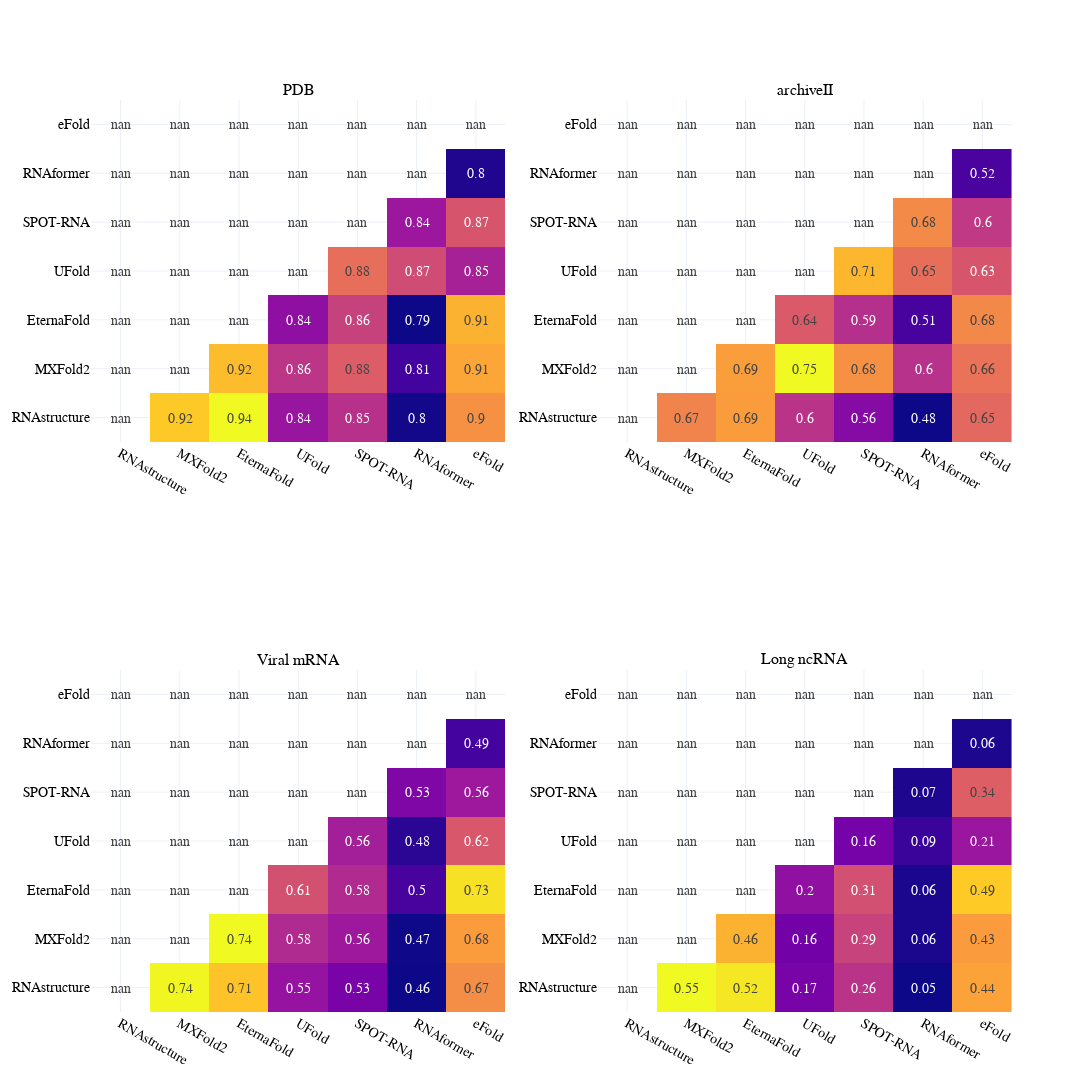

The cell this chart's notebook holds for it:
### Code cell
# Plot imshow of F1 scores between each pair of models, using plotly, separated by dataset, add the number in each cell

from plotly.subplots import make_subplots

import plotly.graph_objects as go
models = prediction_algos.model.unique()

fig = make_subplots(rows=2, cols=2, subplot_titles=full_data.dataset.unique())

for k, dataset in enumerate(full_data.dataset.unique()):
    data = full_data[full_data['dataset']==dataset]

    f1_matrix = np.zeros((len(models), len(models)))

    for i, model1 in enumerate(models):
        for j, model2 in enumerate(models):
            f1_matrix[i,j] = data[(data['model_1']==model1) & (data['model_2']==model2)]['F1'].mean()

    fig.add_trace(go.Heatmap(z=f1_matrix, x=models, y=models, 
                             text=f1_matrix.round(2).astype(str), texttemplate="%{text}",
                             showscale=False), row=(k//2)+1, col=(k%2)+1)


fig.update_layout(height=1200, width=1200, 
                  template='plotly_white', font_size=14, font_color='black', font_family='times new roman',)
fig.show()

### Figure 1 — Plotly figure (JSON) as saved in the notebook; plotly's stock layout.template omitted (floating-point values rounded to 4 significant figures)
{"data": [{"showscale": false, "text": [["nan", "0.92", "0.94", "0.84", "0.85", "0.8", "0.9"], ["nan", "nan", "0.92", "0.86", "0.88", "0.81", "0.91"], ["nan", "nan", "nan", "0.84", "0.86", "0.79", "0.91"], ["nan", "nan", "nan", "nan", "0.88", "0.87", "0.85"], ["nan", "nan", "nan", "nan", "nan", "0.84", "0.87"], ["nan", "nan", "nan", "nan", "nan", "nan", "0.8"], ["nan", "nan", "nan", "nan", "nan", "nan", "nan"]], "texttemplate": "%{text}", "type": "heatmap", "x": ["RNAstructure", "MXFold2", "EternaFold", "UFold", "SPOT-RNA", "RNAformer", "eFold"], "xaxis": "x", "y": ["RNAstructure", "MXFold2", "EternaFold", "UFold", "SPOT-RNA", "RNAformer", "eFold"], "yaxis": "y", "z": [[null, 0.9202, 0.9365, 0.8403, 0.8549, 0.7962, 0.8991], [null, null, 0.9157, 0.8571, 0.8762, 0.8098, 0.9076], [null, null, null, 0.8367, 0.863, 0.7948, 0.9118], [null, null, null, null, 0.8843, 0.8685, 0.847], [null, null, null, null, null, 0.8422, 0.8724], [null, null, null, null, null, null, 0.8], [null, null, null, null, null, null, null]]}, {"showscale": false, "text": [["nan", "0.67", "0.69", "0.6", "0.56", "0.48", "0.65"], ["nan", "nan", "0.69", "0.75", "0.68", "0.6", "0.66"], ["nan", "nan", "nan", "0.64", "0.59", "0.51", "0.68"], ["nan", "nan", "nan", "nan", "0.71", "0.65", "0.63"], ["nan", "nan", "nan", "nan", "nan", "0.68", "0.6"], ["nan", "nan", "nan", "nan", "nan", "nan", "0.52"], ["nan", "nan", "nan", "nan", "nan", "nan", "nan"]], "texttemplate": "%{text}", "type": "heatmap", "x": ["RNAstructure", "MXFold2", "EternaFold", "UFold", "SPOT-RNA", "RNAformer", "eFold"], "xaxis": "x2", "y": ["RNAstructure", "MXFold2", "EternaFold", "UFold", "SPOT-RNA", "RNAformer", "eFold"], "yaxis": "y2", "z": [[null, 0.6713, 0.6907, 0.5983, 0.5555, 0.4819, 0.6476], [null, null, 0.6913, 0.7531, 0.6817, 0.5973, 0.6564], [null, null, null, 0.6353, 0.5947, 0.5134, 0.6753], [null, null, null, null, 0.7096, 0.6539, 0.631], [null, null, null, null, null, 0.6762, 0.6044], [null, null, null, null, null, null, 0.5156], [null, null, null, null, null, null, null]]}, {"showscale": false, "text": [["nan", "0.74", "0.71", "0.55", "0.53", "0.46", "0.67"], ["nan", "nan", "0.74", "0.58", "0.56", "0.47", "0.68"], ["nan", "nan", "nan", "0.61", "0.58", "0.5", "0.73"], ["nan", "nan", "nan", "nan", "0.56", "0.48", "0.62"], ["nan", "nan", "nan", "nan", "nan", "0.53", "0.56"], ["nan", "nan", "nan", "nan", "nan", "nan", "0.49"], ["nan", "nan", "nan", "nan", "nan", "nan", "nan"]], "texttemplate": "%{text}", "type": "heatmap", "x": ["RNAstructure", "MXFold2", "EternaFold", "UFold", "SPOT-RNA", "RNAformer", "eFold"], "xaxis": "x3", "y": ["RNAstructure", "MXFold2", "EternaFold", "UFold", "SPOT-RNA", "RNAformer", "eFold"], "yaxis": "y3", "z": [[null, 0.7396, 0.7058, 0.5519, 0.5303, 0.4645, 0.6656], [null, null, 0.7417, 0.5759, 0.5577, 0.4654, 0.677], [null, null, null, 0.6124, 0.5755, 0.4964, 0.7261], [null, null, null, null, 0.5636, 0.4808, 0.6187], [null, null, null, null, null, 0.5349, 0.5582], [null, null, null, null, null, null, 0.4943], [null, null, null, null, null, null, null]]}, {"showscale": false, "text": [["nan", "0.55", "0.52", "0.17", "0.26", "0.05", "0.44"], ["nan", "nan", "0.46", "0.16", "0.29", "0.06", "0.43"], ["nan", "nan", "nan", "0.2", "0.31", "0.06", "0.49"], ["nan", "nan", "nan", "nan", "0.16", "0.09", "0.21"], ["nan", "nan", "nan", "nan", "nan", "0.07", "0.34"], ["nan", "nan", "nan", "nan", "nan", "nan", "0.06"], ["nan", "nan", "nan", "nan", "nan", "nan", "nan"]], "texttemplate": "%{text}", "type": "heatmap", "x": ["RNAstructure", "MXFold2", "EternaFold", "UFold", "SPOT-RNA", "RNAformer", "eFold"], "xaxis": "x4", "y": ["RNAstructure", "MXFold2", "EternaFold", "UFold", "SPOT-RNA", "RNAformer", "eFold"], "yaxis": "y4", "z": [[null, 0.5454, 0.5242, 0.1658, 0.263, 0.04774, 0.4381], [null, null, 0.4597, 0.1588, 0.2888, 0.06079, 0.4292], [null, null, null, 0.1967, 0.3116, 0.06113, 0.4898], [null, null, null, null, 0.163, 0.09101, 0.211], [null, null, null, null, null, 0.06562, 0.3369], [null, null, null, null, null, null, 0.06323], [null, null, null, null, null, null, null]]}], "layout": {"annotations": [{"font": {"size": 16}, "showarrow": false, "text": "PDB", "x": 0.225, "xanchor": "center", "xref": "paper", "y": 1, "yanchor": "bottom", "yref": "paper"}, {"font": {"size": 16}, "showarrow": false, "text": "archiveII", "x": 0.775, "xanchor": "center", "xref": "paper", "y": 1, "yanchor": "bottom", "yref": "paper"}, {"font": {"size": 16}, "showarrow": false, "text": "Viral mRNA", "x": 0.225, "xanchor": "center", "xref": "paper", "y": 0.375, "yanchor": "bottom", "yref": "paper"}, {"font": {"size": 16}, "showarrow": false, "text": "Long ncRNA", "x": 0.775, "xanchor": "center", "xref": "paper", "y": 0.375, "yanchor": "bottom", "yref": "paper"}], "font": {"color": "black", "family": "times new roman", "size": 14}, "height": 1200, "width": 1200, "xaxis": {"anchor": "y", "domain": [0, 0.45]}, "xaxis2": {"anchor": "y2", "domain": [0.55, 1]}, "xaxis3": {"anchor": "y3", "domain": [0, 0.45]}, "xaxis4": {"anchor": "y4", "domain": [0.55, 1]}, "yaxis": {"anchor": "x", "domain": [0.625, 1]}, "yaxis2": {"anchor": "x2", "domain": [0.625, 1]}, "yaxis3": {"anchor": "x3", "domain": [0, 0.375]}, "yaxis4": {"anchor": "x4", "domain": [0, 0.375]}}}
